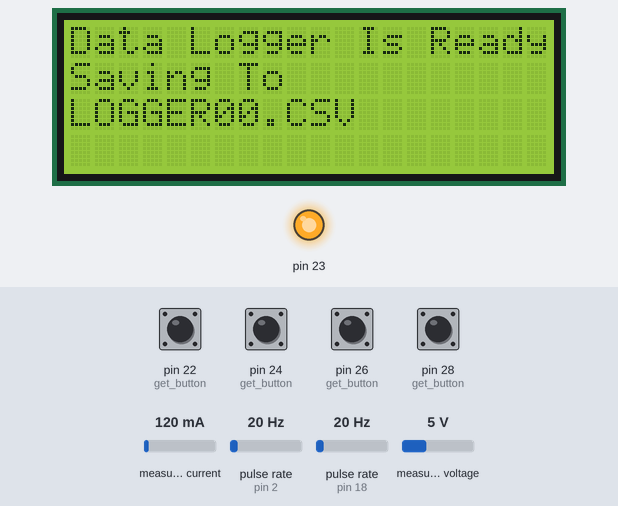
Bench run of a sketch on a simulated Arduino Mega 2560, built with avr-gcc and run on an emulated ATmega2560. Parts: 20×4 character LCD, output pins drawn as LEDs (lit = HIGH). Wiring (inferred from the names in the program): 2 × pulse sensor: data pin 2 / data pin 18. The test bench sets the inputs (shaded band); at power-on: pin 22 (get_button), pin 24 (get_button), pin 26 (get_button), pin 28 (get_button) HIGH, measured current 120 mA, pulse rate (sensors on pin 2, pin 18) 20 Hz, measured voltage 5 V. The local clock reads 2024-03-15 10:24:30 at power-on unless the sketch sets it; storage starts empty; EEPROM starts erased; what the sketch prints to the serial monitor is not drawn.

Above: at 5.2 s.
16.5 s: pin 22 (get_button) pulled LOW for 1 s
At 18.7 s:
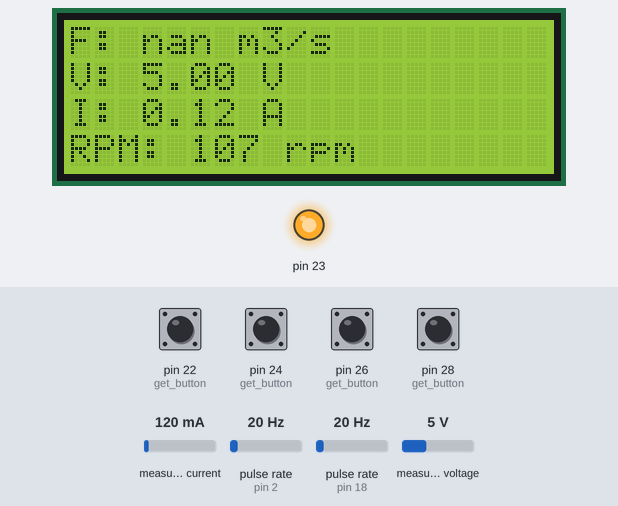
19.1 s: pin 28 (get_button) pulled LOW for 0.15 s
At 20.0 s:
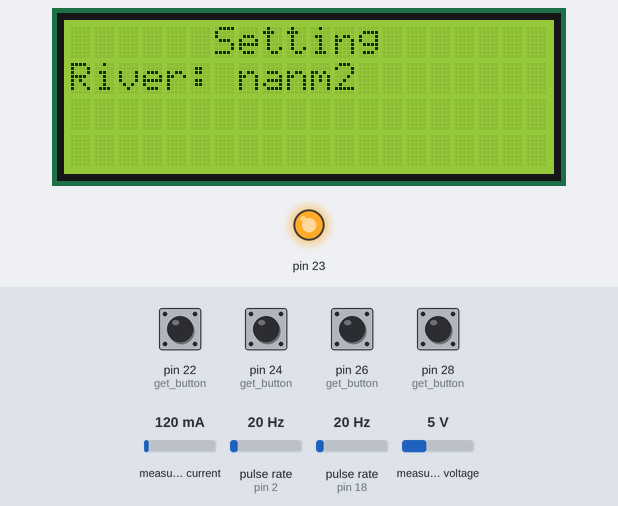
20.7 s: pin 24 (get_button) pulled LOW for 0.15 s
At 21.3 s:
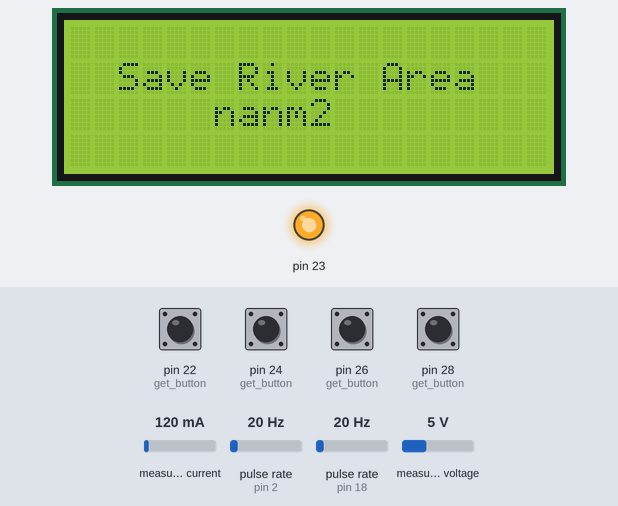
23.8 s: pin 24 (get_button) pulled LOW for 1 s
At 24.8 s:
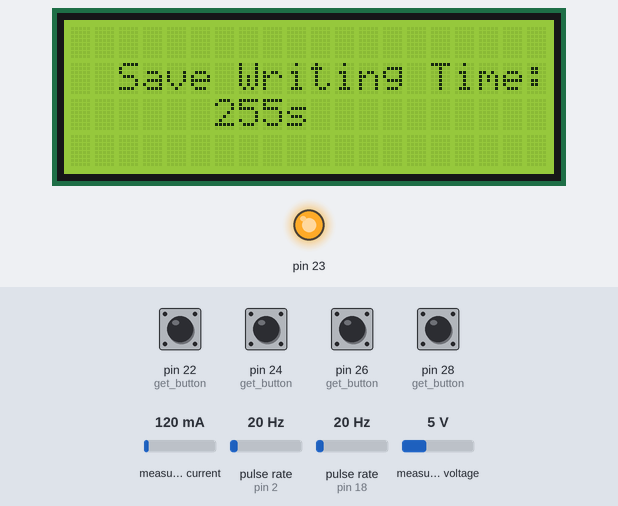
27.8 s: pin 26 (get_button) pulled LOW for 0.15 s
At 28.5 s:
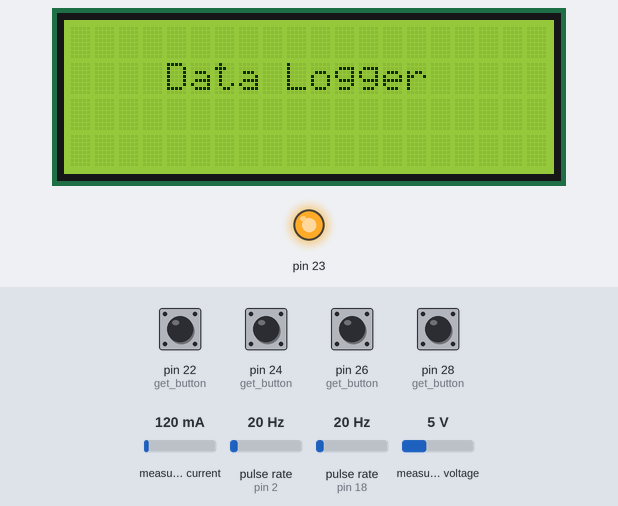
Timing chart, 0 to 30.8 s (numbered marks = the images above; inputs shaded):
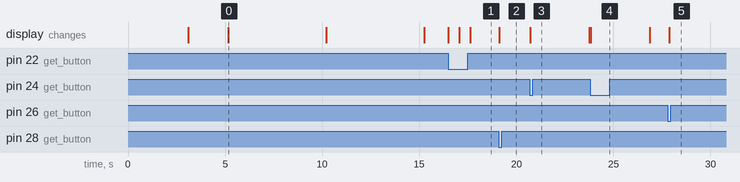

Measured:
- after the input at 16.5 s, the display: first changes at once (image 1 shows a later state)
- after the input at 19.1 s, the display: changes at once (image 2)
- after the input at 20.7 s, the display: changes at once (image 3)
- after the input at 23.8 s, the display: changes at once (image 4)
- after the input at 27.8 s, the display: changes after 0.08 s (image 5)
- what the display in image 0 shows lasts 5.0 s, from 5.2 s to 10.2 s

The sketch:

main.ino
```cpp
//--------------Library------------------
#include <Wire.h>
#include <LiquidCrystal_I2C.h>
#include "RTClib.h"
#include <Adafruit_INA219.h>
#include <SPI.h>
#include <SD.h>
#include <EEPROM.h>


//--------------RTC & SD CARD -------------
RTC_DS1307 RTC;
File logfile;
const int chipSelect = 53;

//--------------LCD-------------
LiquidCrystal_I2C lcd(0x27, 20, 4);

//-----------Speed Sensor------------
const byte speedPin       = 18;
volatile byte tick;
unsigned int rpm;
unsigned int last_rpm;


//------------Flow Sensor-------------
const byte flowPin        = 2;
float calibrationFactor = 4.5;
volatile byte pulseCount = 0;


float flowRate  = 0;
float flow      = 0;
float velocity  = 0;


//-----------Ampere Voltage Sensor----------
Adafruit_INA219 ina219;

float busvoltage  = 0;
float current_mA  = 0;
float power_mW    = 0;

//------------------Variabel------------------------
void(* resetFunc) (void) = 0;

unsigned long last_samplingAV = 0;
unsigned long last_samplingFR = 0;
unsigned long last_samplingSpeed;

unsigned long last_serial     = 0;
unsigned long last_write      = 0;
unsigned long data_count      = 1;
unsigned long last_pressed    = 0;
unsigned long last_notPressed = 0;

bool displayMode = 0;
int write_time;

struct MyObject {
  float river_area;
};

//----------------Addres Variable-----------------
int area_addr = 0;
int writeTime_addr = 1;


String formatData = "No,Date,Time,Flow,Velocity,Voltage,Current,RPM";

void setup() {

  Serial.begin(9600);


  //----------------Setup LCD-------------------------
  lcd.init();
  lcd.backlight();
  lcd.setCursor(4, 1);
  lcd.print("Data Logger");
  delay(3000);
  lcd.clear();
  lcd.setCursor(5, 1);
  lcd.print("Prepare");
  lcd.setCursor(3, 2);
  lcd.print("Data Logger");
  delay(2000);


  //-------------------SD Card-------------------------
  Wire.begin();
  RTC.begin();
  if (! RTC.isrunning()) {
    Serial.println("RTC is NOT running!");
    RTC.adjust(DateTime(F(__DATE__), F(__TIME__)));
  }

  if (!SD.begin(chipSelect)) {
    while (1);
  }


  //---------------Setup Flow Sensor---------------------
  pinMode(flowPin, INPUT_PULLUP);
  attachInterrupt(digitalPinToInterrupt(flowPin), pulseCounter, FALLING);


  //-------------Setup AmpereVoltage Sensor-------
  if (! ina219.begin()) {
    //    Serial.println("Failed to find INA219 chip");
    while (1) {
      delay(10);
    }
  }


  //-------------Setup Speed Sensor--------------------
  pinMode(speedPin, INPUT_PULLUP);
  attachInterrupt(digitalPinToInterrupt(speedPin), speedCount, RISING);


  //------------------Button Pin----------------------

  for (int x = 22; x < 29; x += 2) {
    pinMode(x, INPUT_PULLUP);
  }
  digitalWrite(23, HIGH);
  pinMode(23, OUTPUT);


  //-------------Setup Memory Card-------------------
  char filename[] = "LOGGER00.CSV";
  for (uint8_t i = 0; i < 100; i++) {
    filename[6] = i / 10 + '0';
    filename[7] = i % 10 + '0';
    if (! SD.exists(filename)) {
      // only open a new file if it doesn't exist
      logfile = SD.open(filename, FILE_WRITE);
      break;  // leave the loop!
    }
  }

  if (! logfile) {
    error("couldnt create file");
  }


  //------------Setup Title CSV File-------------------
  logfile.print("No");
  logfile.print(",");
  logfile.print("Date (yyyy/m/d)");
  logfile.print(",");
  logfile.print("Time (HH:MM:SS)");
  logfile.print(",");
  logfile.print("Flow (m3/s)");
  logfile.print(",");
  logfile.print("Velocity (m/s)");
  logfile.print(",");
  logfile.print("Volt (V)");
  logfile.print(",");
  logfile.print("Ampere (A)");
  logfile.print(",");
  logfile.println("RPM (r/m)");
  logfile.flush();


  //----------------If All Okey-------------------------
  write_time = EEPROM.read(writeTime_addr);
  area_addr = sizeof(float);
  MyObject var;
  EEPROM.get( area_addr, var );

  lcd.clear();
  lcd.setCursor(0, 0);
  lcd.print("Data Logger Is Ready");
  lcd.setCursor(0, 1);
  lcd.print("Saving To");
  lcd.setCursor(0, 2);
  lcd.print(filename);
  delay(5000);
  lcd.clear();
  lcd.setCursor(2, 0);
  lcd.print("Writing Time:");
  lcd.setCursor(6, 1);
  lcd.print(write_time);
  lcd.print(" s   ");
  lcd.setCursor(2, 2);
  lcd.print("River Area:");
  lcd.setCursor(6, 3);
  lcd.print(var.river_area);
  lcd.print(" m2   ");
  delay(5000);
  lcd.clear();
  Serial.println(formatData);
}


void loop() {
  //--------------------Get Menu----------------------
  String str = get_button();

  if (str.length() > 1)
  {
    if (str) {
      if (str == "Right") {
        setting_area();
        setting_writeTime();
      }
      if (str == "Down") {
        resetFunc();
      }
      if (str == "Left") {

      }
      if (str == "Up") {
        if (millis() - last_pressed > 500) {
          last_pressed = millis();
          lcd.clear();
          delay(500);
          displayMode = !displayMode;
          if (displayMode == 0) {
            last_serial = millis();
            lcd.setCursor(0, 0);
            lcd.print("F: ");
            lcd.print(flow);
            lcd.print(" m3/s        ");

            lcd.setCursor(0, 1);
            lcd.print("V: ");
            lcd.print(busvoltage);
            lcd.print(" V");

            lcd.setCursor(0, 2);
            lcd.print("I: ");
            lcd.print(abs(current_mA));
            lcd.print(" A");

            lcd.setCursor(0, 3);
            lcd.print("RPM: ");
            lcd.print(rpm);
            lcd.print(" rpm   ");
          }
          if (displayMode == 1) {
            last_serial = millis();
            lcd.setCursor(0, 0);
            lcd.print("Vl: ");
            lcd.print(velocity);
            lcd.print(" m/s      ");

            lcd.setCursor(0, 1);
            lcd.print("V: ");
            lcd.print(busvoltage);
            lcd.print(" V");

            lcd.setCursor(0, 2);
            lcd.print("I: ");
            lcd.print(abs(current_mA));
            lcd.print(" A");

            lcd.setCursor(0, 3);
            lcd.print("RPM: ");
            lcd.print(rpm);
            lcd.print(" rpm   ");
          }
        }

      }
    }
  }
  //-------------------Sampling data------------------
  String all_dataString = "";
  DateTime now = RTC.now();

  readFlow();
  readAmpereVoltage();
  readSpeed();
  lcdPrint();


  if (millis() - last_write > (1000 * write_time)) { //---------------ready for write to sd card-------------

    last_write = millis();

    all_dataString =

      //----------Date-----------
      String(data_count)             +
      String(',') +
      String(now.year(), DEC)   +
      String('/') +
      String(now.month(), DEC)  +
      String('/') +
      String(now.day(), DEC)    +
      String(',') +

      //----------Time-----------
      String(now.hour(), DEC)   +
      String(':') +
      String(now.minute(), DEC) +
      String(':') +
      String(now.second(), DEC) +
      String(',') +

      //----------Data----------
      String(flow)     +
      String(',') +
      String(velocity)     +
      String(',') +
      String(busvoltage)        +
      String(',') +
      String(abs(current_mA))   +
      String(',') +
      String(rpm);

    if (logfile) {
      logfile.println(all_dataString);
      logfile.flush();
      Serial.println(all_dataString);
      data_count++;
    }
    else {
      Serial.println("error opening LOGGER.csv");
      lcd.clear();
      lcd.setCursor(2, 1);
      lcd.print("Error SD Card");
      lcd.setCursor(0, 2);
      lcd.print("Reinstall SD Card");
      while (true) {
        String str = get_button();
        if (str.length() > 1){
          break;
        }
      }
    }
  }
}
```

ampereVoltageSensor.ino
```cpp
void readAmpereVoltage() {
  busvoltage = ina219.getBusVoltage_V();
  current_mA = ina219.getCurrent_mA() / 1000;

  if(busvoltage < 1.5)                      busvoltage = 0;
  if (millis() > (last_samplingAV + 2000))  last_samplingAV = millis();

}
```

flowSensor.ino
```cpp
void pulseCounter() {
  pulseCount++;
}

void readFlow() {
  if ((millis() - last_samplingFR) > 1000) {
    detachInterrupt(digitalPinToInterrupt(flowPin));
    area_addr = sizeof(float);
    MyObject var;
    EEPROM.get( area_addr, var );
    flowRate = ((1000.0 / (millis() - last_samplingFR)) * pulseCount) / calibrationFactor;
    last_samplingFR = millis();
    flow = flowRate / 60 * (var.river_area / 0.025);
    velocity = cbrt(flowRate);
    pulseCount = 0;
    attachInterrupt(digitalPinToInterrupt(flowPin), pulseCounter, FALLING);
  }
}
```

procces.ino
```cpp
void error(char *str) {
  Serial.print("error: ");
  Serial.println(str);
  while (1);
}

void setting_writeTime() {
  write_time = EEPROM.read(writeTime_addr);
  last_notPressed = millis();
  lcd.clear();
  lcd.setCursor(6, 0);
  lcd.print("Setting");
  lcd.setCursor(0, 1);
  lcd.print("Time: ");
  lcd.setCursor(6, 1);
  lcd.print(write_time);
  lcd.print("s    ");
  while (true) {
    String str = get_button();
    if (str) {
      if (str == "Up") {
        if (millis() - last_notPressed > 20000) {
          write_time += 10;
          delay(100);
        }
        else {
          write_time ++;
          delay(500);
        }
        lcd.setCursor(6, 1);
        lcd.print(write_time);
        lcd.print("s    ");
      }
      if (str == "Down") {

        if (millis() - last_notPressed > 20000) {
          write_time -= 10;
          delay(100);
        }
        else {
          write_time --;
          delay(500);
        }
        if (write_time < 0) {
          write_time = 0;
        }
        lcd.setCursor(6, 1);
        lcd.print(write_time);
        lcd.print("s   ");
      }
      if (str == "Left") {
        lcd.clear();
        EEPROM.write(writeTime_addr, write_time);
        lcd.setCursor(2, 1);
        lcd.print("Save Writing Time:");
        lcd.setCursor(6, 2);
        lcd.print(write_time);
        lcd.print("s");
        delay(3000);
        lcd.clear();
        break;
      }
    }
    if (str == "") {
      last_notPressed = millis();
    }
  }

}

void setting_area() {
  area_addr = sizeof(float);
  MyObject var;
  EEPROM.get( area_addr, var );
  float setting_river_area = var.river_area;
  last_notPressed = millis();

  lcd.clear();
  lcd.setCursor(6, 0);
  lcd.print("Setting");
  lcd.setCursor(0, 1);
  lcd.print("River: ");
  lcd.setCursor(7, 1);
  lcd.print(setting_river_area);
  lcd.print("m2");

  while (true) {
    String str = get_button();
    if (str) {
      if (str == "Up") {
        if (millis() - last_notPressed > 1000) {
          setting_river_area ++;
          delay(100);
        }
        if (millis() - last_notPressed > 20000) {
          setting_river_area += 10;
          delay(100);
        }
        else {
          setting_river_area += 0.01;
          delay(5);
        }
        lcd.setCursor(7, 1);
        lcd.print(setting_river_area);
        lcd.print("m2   ");

      }
      if (str == "Down") {
        if (millis() - last_notPressed > 1000) {
          setting_river_area --;
          delay(300);
        }
        if (millis() - last_notPressed > 20000) {
          setting_river_area -= 10;
          delay(100);
        }
        else {
          setting_river_area -= 0.01;
          delay(5);
        }
        if (setting_river_area < 0) {
          setting_river_area = 0;
        }
        lcd.setCursor(7, 1);
        lcd.print(setting_river_area);
        lcd.print("m2   ");
      }
      if (str == "Left") {
        lcd.clear();
        EEPROM.put(area_addr, setting_river_area);
        lcd.setCursor(2, 1);
        lcd.print("Save River Area");
        lcd.setCursor(6, 2);
        lcd.print(setting_river_area);
        lcd.print("m2   ");
        delay(3000);
        lcd.clear();
        break;
      }
    }
    if (str == "") {
      last_notPressed = millis();
    }
  }
}

void lcdPrint() {
  if (millis() - last_serial > 2000) { //---------------ready for print to LCD-------------

    if (displayMode == 0) {
      last_serial = millis();
      lcd.setCursor(0, 0);
      lcd.print("F: ");
      lcd.print(flow);
      lcd.print(" m3/s     ");

      lcd.setCursor(0, 1);
      lcd.print("V: ");
      lcd.print(busvoltage);
      lcd.print(" V");

      lcd.setCursor(0, 2);
      lcd.print("I: ");
      lcd.print(abs(current_mA));
      lcd.print(" A");

      lcd.setCursor(0, 3);
      lcd.print("RPM: ");
      lcd.print(rpm);
      lcd.print(" rpm   ");
    }

    if (displayMode == 1) {
      last_serial = millis();
      lcd.setCursor(0, 0);
      lcd.print("Vl: ");
      lcd.print(velocity);
      lcd.print(" m/s     ");

      lcd.setCursor(0, 1);
      lcd.print("V: ");
      lcd.print(busvoltage);
      lcd.print(" V");

      lcd.setCursor(0, 2);
      lcd.print("I: ");
      lcd.print(abs(current_mA));
      lcd.print(" A");

      lcd.setCursor(0, 3);
      lcd.print("RPM: ");
      lcd.print(rpm);
      lcd.print(" rpm   ");
    }
  }
}


String get_button() {
  if (digitalRead(22) == false) {
    return "Up";
  }
  if (digitalRead(24) == false) {
    return "Left";
  }
  if (digitalRead(26) == false) {
    return "Down";
  }
  if (digitalRead(28) == false) {
    return "Right";
  }
  return "";
}
```

speedMotorSensor.ino
```cpp
void speedCount(){
  tick++;
}

void readSpeed() {
  if (tick >= 1) {
    rpm = 60000 / (millis() - last_samplingSpeed);
    last_samplingSpeed = millis();
    tick = 0;
  }

  if ((millis() - last_samplingSpeed) > 6000) {
    last_samplingSpeed = millis();
    rpm = 0;
  }

  if (last_rpm != rpm) {
    last_rpm = rpm;
  }
}
```
